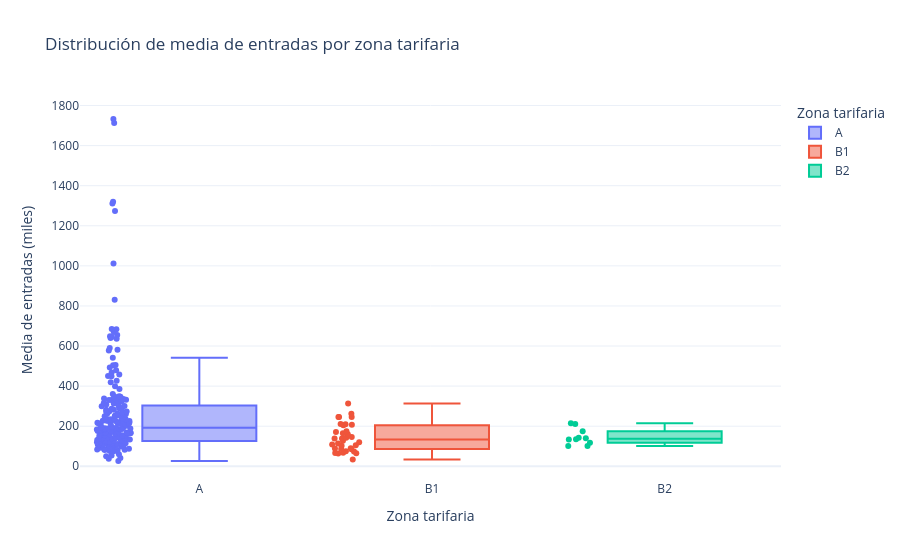

Notebook source saved alongside this figure:
### Code cell
#generamos un grafico de cajas para ver la distribución
fig = px.box(
    ranking_estaciones,
    x='zona',
    y='media_miles',
    color='zona',  # opcional: colorear por zona
    points='all',  # muestra también los puntos individuales
    title='Distribución de media de entradas por zona tarifaria',
    labels={'zona': 'Zona tarifaria', 'media_miles': 'Media de entradas (miles)'}
)

fig.update_layout(template='plotly_white')
fig.show()

### Figure 1 — Plotly figure (JSON) as saved in the notebook; plotly's stock layout.template omitted (floating-point values rounded to 4 significant figures; data arrays with more than 128 entries replaced by an {"elided": "..."} marker saying what was removed)
{"data": [{"alignmentgroup": "True", "boxpoints": "all", "hovertemplate": "Zona tarifaria=%{x}<br>Media de entradas (miles)=%{y}<extra></extra>", "legendgroup": "A", "marker": {"color": "#636efa"}, "name": "A", "notched": false, "offsetgroup": "A", "orientation": "v", "showlegend": true, "type": "box", "x": {"elided": "193 str values"}, "x0": " ", "xaxis": "x", "y": {"elided": "193 float values"}, "y0": " ", "yaxis": "y"}, {"alignmentgroup": "True", "boxpoints": "all", "hovertemplate": "Zona tarifaria=%{x}<br>Media de entradas (miles)=%{y}<extra></extra>", "legendgroup": "B1", "marker": {"color": "#EF553B"}, "name": "B1", "notched": false, "offsetgroup": "B1", "orientation": "v", "showlegend": true, "type": "box", "x": ["B1", "B1", "B1", "B1", "B1", "B1", "B1", "B1", "B1", "B1", "B1", "B1", "B1", "B1", "B1", "B1", "B1", "B1", "B1", "B1", "B1", "B1", "B1", "B1", "B1", "B1", "B1", "B1", "B1", "B1", "B1", "B1", "B1", "B1"], "x0": " ", "xaxis": "x", "y": [313.1, 262.7, 246.4, 246.4, 246.4, 211.5, 209.7, 206.9, 204.4, 174.6, 170.7, 164.9, 160.2, 146.6, 142.3, 139.1, 138.9, 127.7, 119.9, 113.4, 108.4, 105.3, 102.7, 90.5, 88.7, 86.04, 85.14, 75.21, 73.92, 67.05, 66.64, 65.45, 63.35, 34.36], "y0": " ", "yaxis": "y"}, {"alignmentgroup": "True", "boxpoints": "all", "hovertemplate": "Zona tarifaria=%{x}<br>Media de entradas (miles)=%{y}<extra></extra>", "legendgroup": "B2", "marker": {"color": "#00cc96"}, "name": "B2", "notched": false, "offsetgroup": "B2", "orientation": "v", "showlegend": true, "type": "box", "x": ["B2", "B2", "B2", "B2", "B2", "B2", "B2", "B2", "B2", "B2"], "x0": " ", "xaxis": "x", "y": [215.3, 211.1, 174.9, 142.9, 140.2, 134.8, 134.2, 117.8, 101.3, 100.8], "y0": " ", "yaxis": "y"}], "layout": {"boxmode": "overlay", "legend": {"title": {"text": "Zona tarifaria"}, "tracegroupgap": 0}, "title": {"text": "Distribución de media de entradas por zona tarifaria"}, "xaxis": {"anchor": "y", "categoryarray": ["A", "B1", "B2"], "categoryorder": "array", "domain": [0, 1], "title": {"text": "Zona tarifaria"}}, "yaxis": {"anchor": "x", "domain": [0, 1], "title": {"text": "Media de entradas (miles)"}}}}
